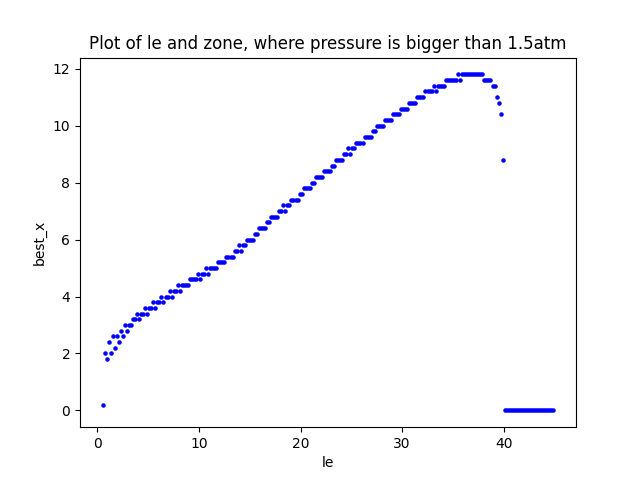

This figure's Python source:
import matplotlib.pyplot as plt
import pandas as pd
import os

# Plot of le and best_x depends
# read data from result.csv
df = pd.read_csv('result.csv', sep = ';')

le = df['le']
best_x = df['best_x']

# plot
plt.scatter(le, best_x, color='blue', marker='o', s=5)
plt.title('Plot of le and zone, where pressure is bigger than 1.5atm')
plt.xlabel('le')
plt.ylabel('best_x')
plt.savefig('best_x_plot.png')
plt.show()